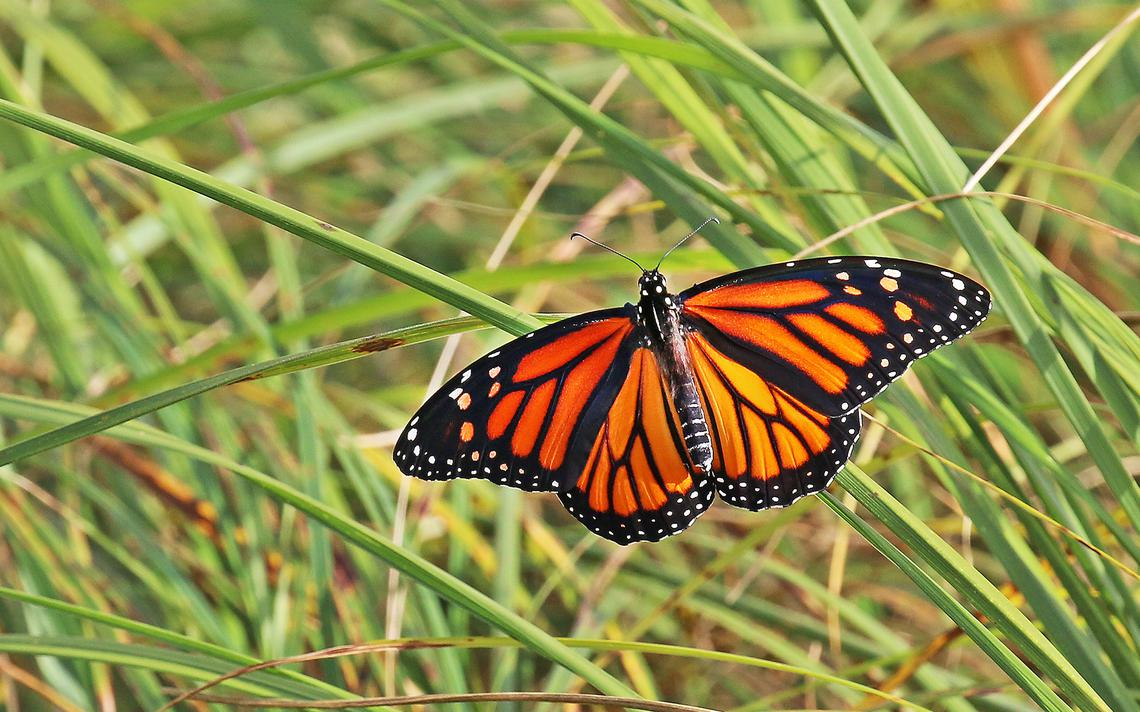
#> input picture Images/butterfly.jpg, 1140 x 712 px
$ jupyter execute Spatial_Filtering.ipynb
#> lines starting #> are read from the running program, lines starting #| are printed output that depends on the picture
Name : W. K. D. D. Senuruk
## Spatial Filtering

#### Box filter vs. Gaussian filter

---

Box filter,

A box filter replaces each pixel with the average of all pixels in the filter window:
The 9×9 box filter kernel:

$$
K_{\text{box}} = \frac{1}{81}
\begin{bmatrix}
1 & 1 & 1 & 1 & 1 & 1 & 1 & 1 & 1 \\
1 & 1 & 1 & 1 & 1 & 1 & 1 & 1 & 1 \\
1 & 1 & 1 & 1 & 1 & 1 & 1 & 1 & 1 \\
1 & 1 & 1 & 1 & 1 & 1 & 1 & 1 & 1 \\
1 & 1 & 1 & 1 & 1 & 1 & 1 & 1 & 1 \\
1 & 1 & 1 & 1 & 1 & 1 & 1 & 1 & 1 \\
1 & 1 & 1 & 1 & 1 & 1 & 1 & 1 & 1 \\
1 & 1 & 1 & 1 & 1 & 1 & 1 & 1 & 1 \\
1 & 1 & 1 & 1 & 1 & 1 & 1 & 1 & 1
\end{bmatrix}
$$

---

Gaussian filter,

A Gaussian filter applies a weighted average using the Gaussian function:
The 9×9 gaussian filter kernel (sigma = 4):

$$
K_{\text{gaussian}} =
\begin{bmatrix}
0.006 & 0.008 & 0.010 & 0.011 & 0.011 & 0.011 & 0.010 & 0.008 & 0.006 \\
0.008 & 0.010 & 0.012 & 0.013 & 0.014 & 0.013 & 0.012 & 0.010 & 0.008 \\
0.010 & 0.012 & 0.014 & 0.016 & 0.016 & 0.016 & 0.014 & 0.012 & 0.010 \\
0.011 & 0.013 & 0.016 & 0.017 & 0.018 & 0.017 & 0.016 & 0.013 & 0.011 \\
0.011 & 0.014 & 0.016 & 0.018 & 0.018 & 0.018 & 0.016 & 0.014 & 0.011 \\
0.011 & 0.013 & 0.016 & 0.017 & 0.018 & 0.017 & 0.016 & 0.013 & 0.011 \\
0.010 & 0.012 & 0.014 & 0.016 & 0.016 & 0.016 & 0.014 & 0.012 & 0.010 \\
0.008 & 0.010 & 0.012 & 0.013 & 0.014 & 0.013 & 0.012 & 0.010 & 0.008 \\
0.006 & 0.008 & 0.010 & 0.011 & 0.011 & 0.011 & 0.010 & 0.008 & 0.006 \\
\end{bmatrix}
$$

[cell 1]
import matplotlib.pyplot as plt
import cv2 as cv
import numpy as np

img = cv.imread(r'./Images/butterfly.jpg')
#> img is the input picture: shape (712, 1140, 3); mean B, G, R 74.4, 141.7, 141.7

# using box kernal for bluring
box_kernal = np.ones((9, 9), np.int8)/81
img_box_blured = cv.filter2D(img, -1, box_kernal)
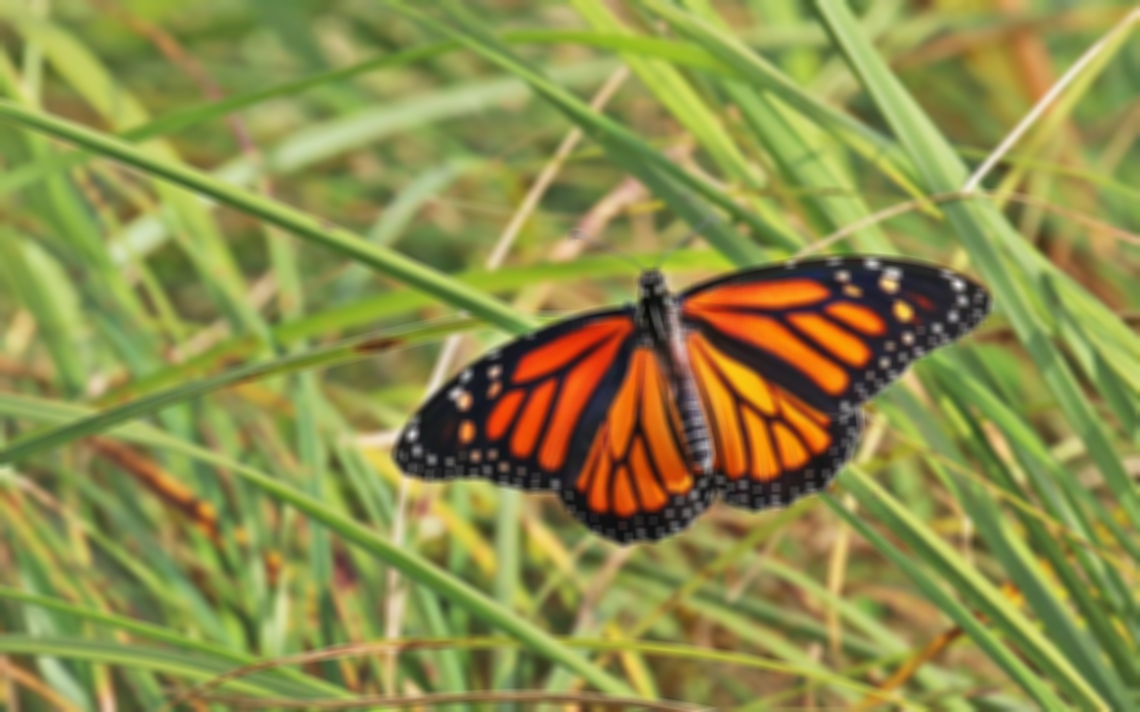
#> img_box_blured: shape (712, 1140, 3); mean B, G, R 74.4, 141.7, 141.7

# using gaussian kernal for bluring
sigma = 4
gaussian_kernal_1D = cv.getGaussianKernel(9, sigma)
gaussian_kernal_2D = gaussian_kernal_1D @ gaussian_kernal_1D.T
img_gaussian_blured = cv.filter2D(img, -1, gaussian_kernal_2D)

fig, ax = plt.subplots(1, 3, figsize=(14, 4))
ax[0].imshow(cv.cvtColor(img, cv.COLOR_BGR2RGB))
ax[0].set_title("Original image")
ax[1].imshow(cv.cvtColor(img_box_blured, cv.COLOR_BGR2RGB))
ax[1].set_title("Box filtered image")
ax[2].imshow(cv.cvtColor(img_gaussian_blured, cv.COLOR_BGR2RGB))
ax[2].set_title("Gaussian filtered image")
plt.plot()
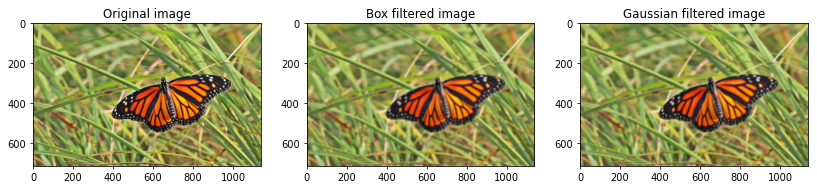
#> figure drawn by matplotlib, 3 panels

#### Creating a Gaussian kernal

The 2D Gaussian function,

$$
G(x, y) = \frac{1}{2\pi \sigma_x \sigma_y} \cdot \exp\left(-\left[\frac{(x - \mu_x)^2}{2\sigma_x^2} + \frac{(y - \mu_y)^2}{2\sigma_y^2}\right]\right)
$$

$$
G(x, y) = \frac{1}{2\pi\sigma^2} \cdot e^{-\frac{x^2 + y^2}{2\sigma^2}}
$$

[cell 2]
from mpl_toolkits.mplot3d import Axes3D

sigma = 1
spatial_resolution = 0.1
x = np.arange(-5, 5, spatial_resolution)
y = np.arange(-5, 5, spatial_resolution)
X, Y = np.meshgrid(x, y)
Z = (1/(2*np.pi*sigma**2)*np.exp(-(X**2+Y**2)/(2*sigma**2)))

fig = plt.figure(figsize=(18, 5))

# main view
ax = fig.add_subplot(1, 3, 1, projection='3d')
surf = ax.plot_surface(X, Y, Z, cmap='jet')
ax.set_title("2D Gaussian Surface Plot")
ax.set_xlabel("X")
ax.set_ylabel("Y")
ax.set_zlabel("Z")

# side view
ax2 = fig.add_subplot(1, 3, 2, projection='3d')
surf2 = ax2.plot_surface(X, Y, Z, cmap='jet')
ax2.view_init(elev=0, azim=0)  # side view from the x-direction
ax2.set_title("Side View")
ax2.set_xlabel("X")
ax2.set_ylabel("Y")
ax2.set_zlabel("Z")

# top view
ax3 = fig.add_subplot(1, 3, 3, projection='3d')
surf3 = ax3.plot_surface(X, Y, Z, cmap='jet')
ax3.view_init(elev=90, azim=-90)  # directly overhead
ax3.set_title("Top View")
ax3.set_xlabel("X")
ax3.set_ylabel("Y")
ax3.set_zlabel("Z")

plt.tight_layout()
plt.show()
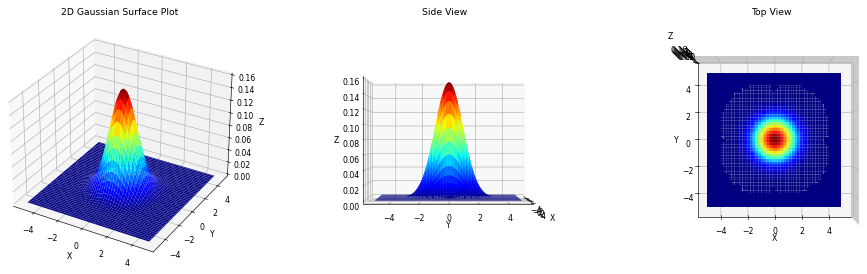
#> figure drawn by matplotlib, 3 panels

#### Sobel kernals

The Sobel operator uses two 3 x 3 kernels which are convolved with the original image to calculate approximations of the derivatives – one for horizontal changes, and one for vertical.

**Horizontal Sobel Kernel (Gx):**

$$
G_x =
\begin{bmatrix}
-1 & 0 & +1 \\
-2 & 0 & +2 \\
-1 & 0 & +1 \\
\end{bmatrix}
$$

**Vertical Sobel Kernel (Gy):**

$$
G_y =
\begin{bmatrix}
-1 & -2 & -1 \\
0 & 0 & 0 \\
+1 & +2 & +1 \\
\end{bmatrix}
$$

The gradient magnitude at each pixel is typically calculated as:

$$
G = \sqrt{G_x^2 + G_y^2}
$$

[cell 3]
img = cv.imread(r'./Images/contact_lens.tif', cv.IMREAD_REDUCED_GRAYSCALE_2)
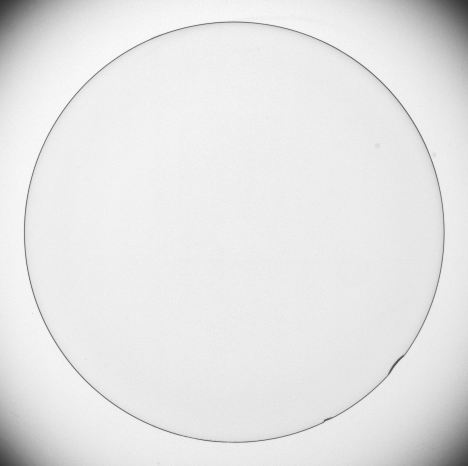
#> input picture Images/contact_lens.tif, 468 x 466 px
#> img is the input picture: shape (466, 468); min 51, max 250, mean 229.6

# defining horizontal and vertical sobel kernals
horizontal_sobel_kernal = np.array([[-1, 0, 1], [-2, 0, 2], [-1, 0, 1]]) # enhances vertical lines
vertical_sobel_kernal = np.array([[-1, -2, -1], [0, 0, 0], [1, 2, 1]]) # enhances horizontal lines

img_horizontal_sobel = cv.filter2D(img, -1, horizontal_sobel_kernal)
img_vertical_sobel = cv.filter2D(img, -1, vertical_sobel_kernal)
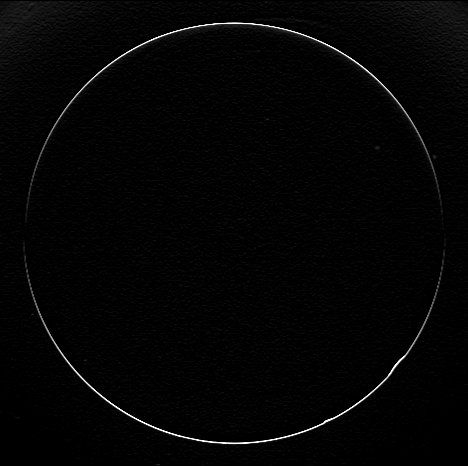
#> img_vertical_sobel: shape (466, 468); min 0, max 255, mean 4.1
grad_mag_img = np.sqrt(img_horizontal_sobel**2 + img_vertical_sobel**2)
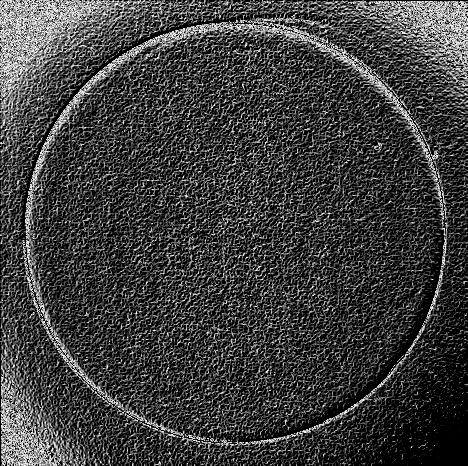
#> grad_mag_img: shape (466, 468) float16; min 0, max 15.81, mean 3.84; drawn with min black and max white

fig, ax = plt.subplots(1, 4, figsize=(18, 5))
ax[0].imshow(img, cmap='gray')
ax[0].set_title("Original image")
ax[0].axis("off")
ax[1].imshow(img_horizontal_sobel, cmap='gray')
ax[1].set_title("Sobel horizontal convoluted image")
ax[1].axis("off")
ax[2].imshow(img_vertical_sobel, cmap='gray')
ax[2].set_title("Sobel vertical convoluted image")
ax[2].axis("off")
ax[3].imshow(grad_mag_img, cmap='gray')
ax[3].set_title("Gradient magnitude image")
ax[3].axis("off")
plt.show()

#### Image sharpening

Can use a typical 3×3 sharpening kernel,

$$
K =
\begin{bmatrix}
0 & -1 & 0 \\
-1 & 5 & -1 \\
0 & -1 & 0 \\
\end{bmatrix}
$$

[cell 4]
img = cv.imread(r'./Images/tom.jpg', cv.IMREAD_REDUCED_GRAYSCALE_2)
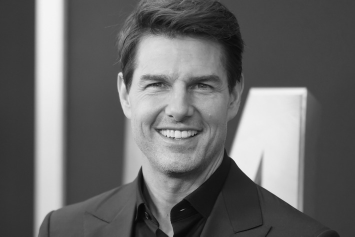
#> input picture Images/tom.jpg, 355 x 237 px
#> img is the input picture: shape (237, 355); min 6, max 245, mean 103.6

sharpening_kernal = np.array([[0, -1, 0], [-1, 5, -1], [0, -1, 0]])
img_kernal_sharpened = cv.filter2D(img, -1, sharpening_kernal)
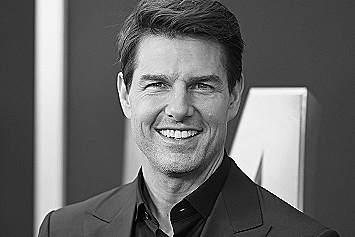
#> img_kernal_sharpened: shape (237, 355); min 0, max 255, mean 103.7

fig, ax = plt.subplots(1, 2, figsize=(10, 4))
ax[0].imshow(img, cmap='gray')
ax[0].set_title("Original image")
ax[0].axis("off")
ax[1].imshow(img_kernal_sharpened, cmap='gray')
ax[1].set_title("Sharpening kernal convoluted image")
ax[1].axis("off")
plt.show()

Can use Unsharp masking method,

this is a popular technique for image sharpening. Despite the name, it actually sharpens an image by subtracting a blurred version of the image from the original, then adding the result back to the original.

$$
\text{Sharpened Image} = I + \alpha (I - I_{\text{blurred}})
$$

$$
\text{Sharpened Image} = (1 + \alpha) I - \alpha I_{\text{blurred}}
$$

[cell 5]
# applying gaussian blur
sigma = 10
blurred_img = cv.GaussianBlur(img, (9, 9), sigma)
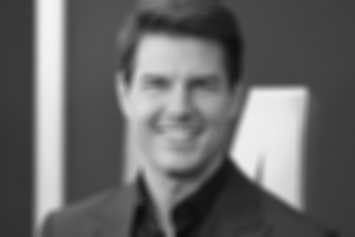
#> blurred_img: shape (237, 355); min 12, max 244, mean 103.6

# using unsharp masking
alpha = 1.5
sharpened_img = cv.addWeighted(img, 1 + alpha, blurred_img, -alpha, 0)
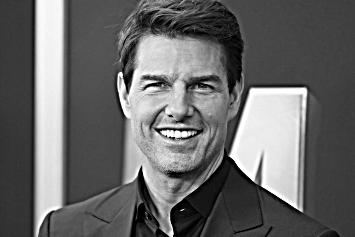
#> sharpened_img: shape (237, 355); min 0, max 255, mean 103.6

fig, ax = plt.subplots(1, 3, figsize=(18, 4))
ax[0].imshow(img, cmap='gray')
ax[0].set_title("Original image")
ax[0].axis("off")
ax[1].imshow(blurred_img, cmap='gray')
ax[1].set_title("Gaussian blured image")
ax[1].axis("off")
ax[2].imshow(sharpened_img, cmap='gray')
ax[2].set_title("Sharpened image")
ax[2].axis("off")
plt.show()
